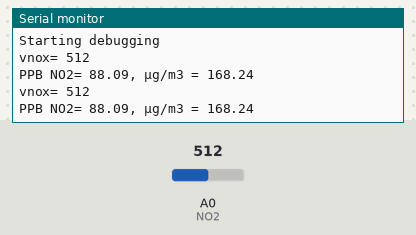
The sketch below on a simulated Arduino Uno, built with avr-gcc and run on an emulated ATmega328P. Parts: the last lines printed to the serial monitor. The test bench sets the inputs (shaded band); at power-on: A0 (NO2) = 512.

Above: at 1.8 s.
1.9 s: A0 (NO2) set to 716
At 2.8 s:
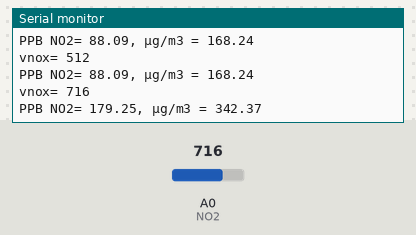
3.4 s: A0 (NO2) set to 900
At 4.8 s:
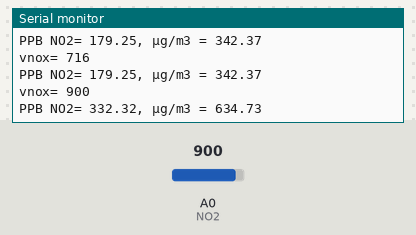
Timing chart, 0 to 6.4 s (numbered marks = the images above; inputs shaded):
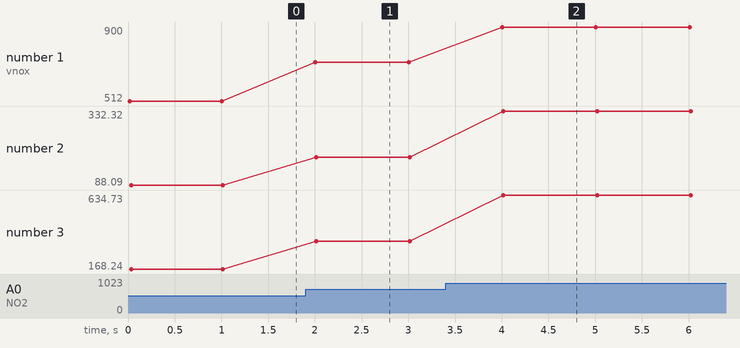

Measured:
- after the input at 1.9 s, the serial monitor: prints a new line after 0.10 s (image 1)
- after the input at 3.4 s, the serial monitor: prints a new line after 0.61 s (image 2)
- plotted number 1: 512 → 716 after the input at 1.9 s, 716 → 900 after the input at 3.4 s
- plotted number 2: 88.09 → 179.25 after the input at 1.9 s, 179.25 → 332.32 after the input at 3.4 s
- plotted number 3: 168.24 → 342.37 after the input at 1.9 s, 342.37 → 634.73 after the input at 3.4 s

The sketch:

Edvardoh.ino
```cpp
//https://github.com/Edvardoh/ArduinoAirQuality/blob/master/Arduino_NO2_CO_test/Arduino_NO2_CO_test.ino

const int NO2=A0; //NO2 sensor on analog 3
//const int CO=A3; //CO sensor on analog 2
float Vout = 0; //output voltage
float Rs = 0; //Sensor Resistance
float ppbNO2 = 0; //ppb NO2
float ppmCO = 0; //ppm CO
float voltage = 3.3;

void setup()
{
  // initialize serial communications and wait for port to open:
  Serial.begin(9600);
  Serial.println("Starting debugging");
}

void loop()
{
  // read NO2 sensor:
  int vnox = analogRead(NO2);
  Serial.print("vnox= ");
  Serial.println(vnox);

  Vout = vnox/409.2; // take reading and convert ADC value to voltage
  Rs = 22000/((voltage/Vout) - 1);   // find sensor resistance from Vout, using 5V input & 22kOhm load resistor
  ppbNO2 = (.000008*Rs - .0194)*1000;    //convert Rs to ppb concentration NO2 (equation derived from data found on http://airpi.es/sensors.php

  Serial.print("PPB NO2= ");
  Serial.print(ppbNO2);
  Serial.print(", µg/m3 = ");
   Serial.println(ppbNO2 * 1.91);
//  // read CO sensor:
//  Vout = analogRead(CO)/409.2; // take reading and convert ADC value to voltage
//  Rs = 100000/((voltage/Vout) - 1);   // find sensor resistance from Vout, using 5V input & 100kOhm load resistor
//  ppmCO = 911.19*pow(2.71828,(-8.577*Rs/100000));    //convert Rs to ppm concentration CO
//
//  Serial.print("PPM CO= ");
//  Serial.println(ppmCO);

  delay(1000);
}
```
